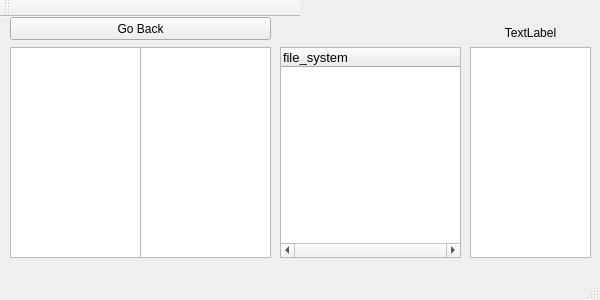
<?xml version="1.0" encoding="UTF-8"?>
<ui version="4.0">
 <class>MainWindow</class>
 <widget class="QMainWindow" name="MainWindow">
  <property name="geometry">
   <rect>
    <x>0</x>
    <y>0</y>
    <width>600</width>
    <height>300</height>
   </rect>
  </property>
  <property name="sizePolicy">
   <sizepolicy hsizetype="Fixed" vsizetype="Fixed">
    <horstretch>0</horstretch>
    <verstretch>0</verstretch>
   </sizepolicy>
  </property>
  <property name="minimumSize">
   <size>
    <width>600</width>
    <height>300</height>
   </size>
  </property>
  <property name="maximumSize">
   <size>
    <width>600</width>
    <height>300</height>
   </size>
  </property>
  <property name="windowTitle">
   <string>DevAcademy V2</string>
  </property>
  <property name="windowIcon">
   <iconset resource="resourceapp.qrc">
    <normaloff>:/new/prefix1/images.png</normaloff>:/new/prefix1/images.png</iconset>
  </property>
  <widget class="QWidget" name="centralWidget">
   <widget class="QLabel" name="label_2">
    <property name="geometry">
     <rect>
      <x>470</x>
      <y>0</y>
      <width>121</width>
      <height>31</height>
     </rect>
    </property>
    <property name="font">
     <font>
      <stylestrategy>PreferAntialias</stylestrategy>
     </font>
    </property>
    <property name="text">
     <string>TextLabel</string>
    </property>
    <property name="alignment">
     <set>Qt::AlignCenter</set>
    </property>
   </widget>
   <widget class="QListWidget" name="listWidget">
    <property name="geometry">
     <rect>
      <x>470</x>
      <y>30</y>
      <width>121</width>
      <height>211</height>
     </rect>
    </property>
   </widget>
   <widget class="QTreeWidget" name="treeWidget">
    <property name="geometry">
     <rect>
      <x>280</x>
      <y>30</y>
      <width>181</width>
      <height>211</height>
     </rect>
    </property>
    <property name="sizePolicy">
     <sizepolicy hsizetype="Fixed" vsizetype="Fixed">
      <horstretch>0</horstretch>
      <verstretch>0</verstretch>
     </sizepolicy>
    </property>
    <property name="maximumSize">
     <size>
      <width>181</width>
      <height>211</height>
     </size>
    </property>
    <property name="font">
     <font>
      <pointsize>10</pointsize>
     </font>
    </property>
    <property name="verticalScrollBarPolicy">
     <enum>Qt::ScrollBarAsNeeded</enum>
    </property>
    <property name="horizontalScrollBarPolicy">
     <enum>Qt::ScrollBarAlwaysOn</enum>
    </property>
    <property name="sizeAdjustPolicy">
     <enum>QAbstractScrollArea::AdjustToContents</enum>
    </property>
    <column>
     <property name="text">
      <string>file_system</string>
     </property>
     <property name="background">
      <color>
       <red>255</red>
       <green>155</green>
       <blue>155</blue>
      </color>
     </property>
    </column>
   </widget>
   <widget class="QPushButton" name="pushButton">
    <property name="geometry">
     <rect>
      <x>10</x>
      <y>0</y>
      <width>261</width>
      <height>23</height>
     </rect>
    </property>
    <property name="text">
     <string>Go Back</string>
    </property>
   </widget>
   <widget class="QListView" name="listView">
    <property name="geometry">
     <rect>
      <x>10</x>
      <y>30</y>
      <width>131</width>
      <height>211</height>
     </rect>
    </property>
   </widget>
   <widget class="QListView" name="listView_2">
    <property name="geometry">
     <rect>
      <x>140</x>
      <y>30</y>
      <width>131</width>
      <height>211</height>
     </rect>
    </property>
   </widget>
  </widget>
  <widget class="QMenuBar" name="menuBar">
   <property name="geometry">
    <rect>
     <x>0</x>
     <y>0</y>
     <width>600</width>
     <height>21</height>
    </rect>
   </property>
  </widget>
  <widget class="QToolBar" name="mainToolBar">
   <property name="sizePolicy">
    <sizepolicy hsizetype="Fixed" vsizetype="Fixed">
     <horstretch>0</horstretch>
     <verstretch>0</verstretch>
    </sizepolicy>
   </property>
   <property name="maximumSize">
    <size>
     <width>300</width>
     <height>300</height>
    </size>
   </property>
   <attribute name="toolBarArea">
    <enum>TopToolBarArea</enum>
   </attribute>
   <attribute name="toolBarBreak">
    <bool>false</bool>
   </attribute>
  </widget>
  <widget class="QStatusBar" name="statusBar"/>
 </widget>
 <layoutdefault spacing="6" margin="11"/>
 <resources>
  <include location="resourceapp.qrc"/>
 </resources>
 <connections/>
</ui>
